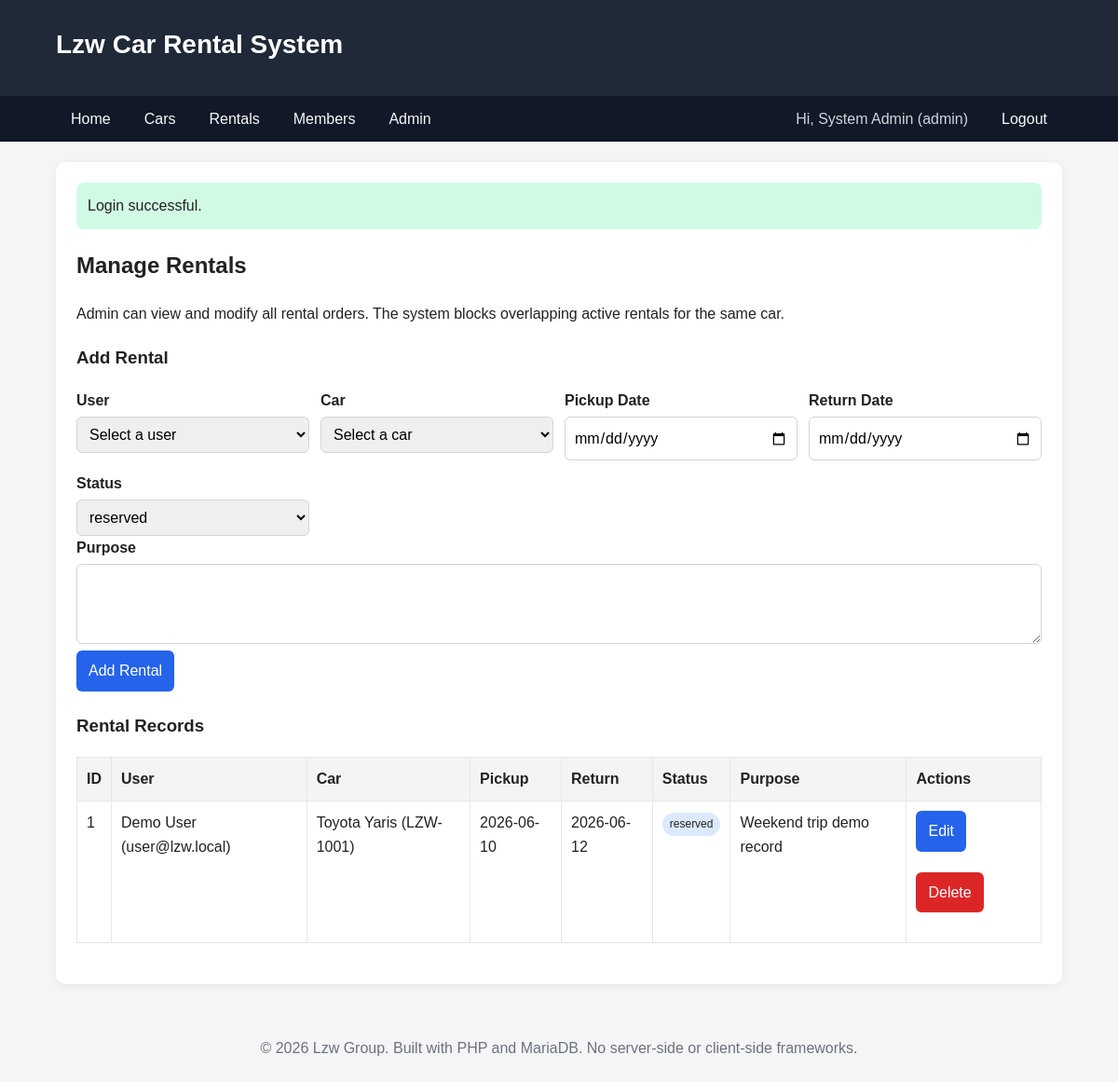
/admin_rentals.php (signed in), run on the app's committed database.
### tables this page shows
CREATE TABLE rentals (
    rental_id INT AUTO_INCREMENT PRIMARY KEY,
    user_id INT NOT NULL,
    car_id INT NOT NULL,
    pickup_date DATE NOT NULL,
    return_date DATE NOT NULL,
    purpose VARCHAR(255) NULL,
    rental_status ENUM('reserved', 'picked_up', 'returned', 'cancelled') NOT NULL DEFAULT 'reserved',
    created_at TIMESTAMP NOT NULL DEFAULT CURRENT_TIMESTAMP,
    CONSTRAINT fk_rentals_user
        FOREIGN KEY (user_id) REFERENCES users(user_id)
        ON UPDATE CASCADE
        ON DELETE RESTRICT,
    CONSTRAINT fk_rentals_car
        FOREIGN KEY (car_id) REFERENCES cars(car_id)
        ON UPDATE CASCADE
        ON DELETE RESTRICT,
    CHECK (return_date >= pickup_date),
    INDEX idx_rentals_car_dates (car_id, pickup_date, return_date),
    INDEX idx_rentals_user (user_id)
);

CREATE TABLE users (
    user_id INT AUTO_INCREMENT PRIMARY KEY,
    name VARCHAR(80) NOT NULL,
    phone VARCHAR(30) NULL,
    email VARCHAR(120) NOT NULL UNIQUE,
    password_hash VARCHAR(255) NOT NULL,
    role ENUM('user', 'admin') NOT NULL DEFAULT 'user',
    created_at TIMESTAMP NOT NULL DEFAULT CURRENT_TIMESTAMP
);

CREATE TABLE cars (
    car_id INT AUTO_INCREMENT PRIMARY KEY,
    plate_number VARCHAR(20) NOT NULL UNIQUE,
    brand VARCHAR(60) NOT NULL,
    model VARCHAR(60) NOT NULL,
    seat_count INT NOT NULL,
    daily_price DECIMAL(10,2) NOT NULL,
    status ENUM('available', 'maintenance') NOT NULL DEFAULT 'available',
    created_at TIMESTAMP NOT NULL DEFAULT CURRENT_TIMESTAMP,
    CHECK (seat_count > 0),
    CHECK (daily_price >= 0)
);

### src/functions.php (called while the page is built, shortened)
<?php
function e($value): string
{
    return htmlspecialchars((string)$value, ENT_QUOTES, 'UTF-8');
}
function selected($value, $expected): string
{
    return (string)$value === (string)$expected ? 'selected' : '';
}
?>

### src/db.php (called while the page is built, shortened)
<?php
function db(): PDO
{
    static $pdo = null;
    if ($pdo === null) {
        $dsn = 'mysql:host=' . DB_HOST . ';dbname=' . DB_NAME . ';charset=utf8mb4';
        $options = [
            PDO::ATTR_ERRMODE => PDO::ERRMODE_EXCEPTION,
            PDO::ATTR_DEFAULT_FETCH_MODE => PDO::FETCH_ASSOC,
            PDO::ATTR_EMULATE_PREPARES => false,
        ];
        $pdo = new PDO($dsn, DB_USER, DB_PASS, $options);
    }
    return $pdo;
}
?>

### public/admin_rentals.php (the view, shortened to what this page needs)
<?php
require_once __DIR__ . '/../src/db.php';
require_once __DIR__ . '/../src/functions.php';
$allowedStatuses = ['reserved', 'picked_up', 'returned', 'cancelled'];
require_once __DIR__ . '/../src/header.php';
$editRental = null;
$rentals = db()->query(
    'SELECT r.*, u.name AS user_name, u.email, car.brand, car.model, car.plate_number
     FROM rentals r
     JOIN users u ON r.user_id = u.user_id
     JOIN cars car ON r.car_id = car.car_id
     ORDER BY r.created_at DESC'
)->fetchAll();
?>
<h2>Manage Rentals</h2>
<p>Admin can view and modify all rental orders. The system blocks overlapping active rentals for the same car.</p>
<h3><?= $editRental ? 'Edit Rental' : 'Add Rental' ?></h3>
<form method="post" action="admin_rentals.php">
    <div class="form-grid">
        <div>
            <label for="user_id">User</label>
            <select id="user_id" name="user_id" required>
                <option value="">Select a user</option>
            </select>
        </div>
        <div>
            <label for="car_id">Car</label>
            <select id="car_id" name="car_id" required>
                <option value="">Select a car</option>
            </select>
        </div>
        <div>
            <label for="pickup_date">Pickup Date</label>
            <input id="pickup_date" name="pickup_date" type="date" required value="<?= e($editRental['pickup_date'] ?? '') ?>">
        </div>
        <div>
            <label for="return_date">Return Date</label>
            <input id="return_date" name="return_date" type="date" required value="<?= e($editRental['return_date'] ?? '') ?>">
        </div>
        <div>
            <label for="rental_status">Status</label>
            <select id="rental_status" name="rental_status" required>
                <?php foreach ($allowedStatuses as $status): ?>
                    <option value="<?= e($status) ?>" <?= selected($editRental['rental_status'] ?? 'reserved', $status) ?>><?= e($status) ?></option>
                <?php endforeach; ?>
            </select>
        </div>
    </div>
    <label for="purpose">Purpose</label>
    <textarea id="purpose" name="purpose"><?= e($editRental['purpose'] ?? '') ?></textarea>
    <button type="submit"><?= $editRental ? 'Update Rental' : 'Add Rental' ?></button>
</form>
<h3>Rental Records</h3>
<table>
    <thead>
    <tr>
        <th>ID</th>
        <th>User</th>
        <th>Car</th>
        <th>Pickup</th>
        <th>Return</th>
        <th>Status</th>
        <th>Purpose</th>
        <th>Actions</th>
    </tr>
    </thead>
    <tbody>
    <?php foreach ($rentals as $rental): ?>
        <tr>
            <td data-label="ID"><?= e($rental['rental_id']) ?></td>
            <td data-label="User"><?= e($rental['user_name'] . ' (' . $rental['email'] . ')') ?></td>
            <td data-label="Car"><?= e($rental['brand'] . ' ' . $rental['model'] . ' (' . $rental['plate_number'] . ')') ?></td>
            <td data-label="Pickup"><?= e($rental['pickup_date']) ?></td>
            <td data-label="Return"><?= e($rental['return_date']) ?></td>
            <td data-label="Status"><span class="badge <?= e($rental['rental_status']) ?>"><?= e($rental['rental_status']) ?></span></td>
            <td data-label="Purpose"><?= e($rental['purpose']) ?></td>
            <td data-label="Actions">
                <div class="actions">
                    <a class="button" href="admin_rentals.php?edit=<?= e($rental['rental_id']) ?>">Edit</a>
                    <form method="post" action="admin_rentals.php">
                        <button class="danger" type="submit">Delete</button>
                    </form>
                </div>
            </td>
        </tr>
    <?php endforeach; ?>
    </tbody>
</table>
<?php require_once __DIR__ . '/../src/footer.php'; ?>

### public/styles.css (style rules this page uses)
* { box-sizing: border-box; }
body { margin: 0; font-family: Arial, Helvetica, sans-serif; line-height: 1.6; color: #222; background: #f5f5f5; }
.badge { display: inline-block; padding: 3px 8px; border-radius: 999px; font-size: 12px; background: #e5e7eb; }
.badge.reserved { background: #dbeafe; }
table { width: 100%; border-collapse: collapse; margin: 14px 0 22px; background: #fff; }
th, td { border: 1px solid #e5e7eb; padding: 10px; text-align: left; vertical-align: top; }
th { background: #f3f4f6; }
form { margin: 14px 0 22px; }
.form-grid { display: grid; grid-template-columns: repeat(auto-fit, minmax(220px, 1fr)); gap: 12px; }
label { display: block; font-weight: bold; margin-bottom: 4px; }
input, select, textarea { width: 100%; padding: 9px; border: 1px solid #d1d5db; border-radius: 6px; font: inherit; }
textarea { min-height: 86px; }
button, .button { display: inline-block; border: 0; border-radius: 6px; padding: 9px 13px; background: #2563eb; color: #fff; text-decoration: none; cursor: pointer; font: inherit; }
.button.danger, button.danger { background: #dc2626; }
.actions { display: flex; flex-wrap: wrap; gap: 8px; }

### data on the page
rentals: rental_id "1", user.email "Demo User (user@lzw.local)", car.plate_number "Toyota Yaris (LZW-1001)", pickup_date "2026-06-10", return_date "2026-06-12", rental_status "reserved", purpose "Weekend trip demo record"

### other printed values
APP_NAME "Lzw Car Rental System"
$user['name'] "System Admin"
$user['role'] "admin"
$flash['message'] "Login successful."
form field rental_status "reserved"
